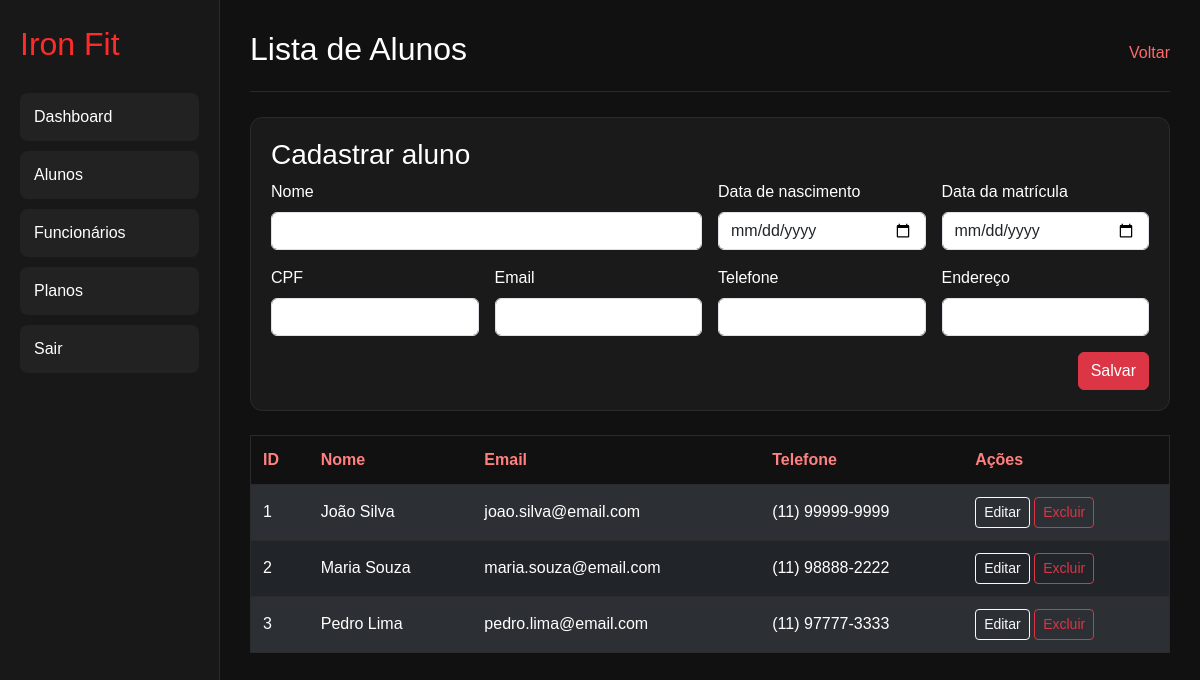
/admin/admin_alunos.php (signed in), run on the app's committed database.
### tables this page shows
CREATE TABLE alunos (
  id INT NOT NULL AUTO_INCREMENT,
  nome VARCHAR(100) NOT NULL,
  data_nascimento DATE DEFAULT NULL,
  data_matricula DATE DEFAULT NULL,
  cpf VARCHAR(14) NOT NULL,
  email VARCHAR(100) DEFAULT NULL,
  telefone VARCHAR(15) DEFAULT NULL,
  endereco VARCHAR(150) DEFAULT NULL,
  PRIMARY KEY (id),
  UNIQUE KEY (cpf)
);

### admin/admin_alunos.php (the view, shortened to what this page needs)
<?php
require_once '../conexao.php';
$aluno = [
    'id' => '',
    'nome' => '',
    'data_nascimento' => '',
    'data_matricula' => '',
    'cpf' => '',
    'email' => '',
    'telefone' => '',
    'endereco' => ''
];
$resultado = $conn->query('SELECT * FROM alunos ORDER BY nome');
?>
<!DOCTYPE html>
<html lang="pt-BR">
<head>
    <link href="https://cdn.jsdelivr.net/npm/bootstrap@5.3.3/dist/css/bootstrap.min.css" rel="stylesheet">
    <link rel="stylesheet" href="../assets/css/admin.css">
</head>
<body class="admin-panel">
    <div class="admin-shell">
        <aside class="sidebar">
            <h1>Iron Fit</h1>
            <a href="admin_painel.php">Dashboard</a>
            <a href="admin_alunos.php">Alunos</a>
            <a href="admin_funcionarios.php">Funcionários</a>
            <a href="admin_planos.php">Planos</a>
            <a href="logout.php">Sair</a>
        </aside>
        <main class="content">
            <div class="topo">
                <h2>Lista de Alunos</h2>
                <a href="admin_painel.php">Voltar</a>
            </div>
            <div class="card-panel mb-4">
                <h3><?= empty($aluno['id']) ? 'Cadastrar aluno' : 'Editar aluno' ?></h3>
                <form method="POST" class="row g-3">
                    <div class="col-md-6">
                        <label class="form-label">Nome</label>
                        <input type="text" name="nome" class="form-control" value="<?= htmlspecialchars($aluno['nome']) ?>" required>
                    </div>
                    <div class="col-md-3">
                        <label class="form-label">Data de nascimento</label>
                        <input type="date" name="data_nascimento" class="form-control" value="<?= htmlspecialchars($aluno['data_nascimento']) ?>">
                    </div>
                    <div class="col-md-3">
                        <label class="form-label">Data da matrícula</label>
                        <input type="date" name="data_matricula" class="form-control" value="<?= htmlspecialchars($aluno['data_matricula']) ?>">
                    </div>
                    <div class="col-md-3">
                        <label class="form-label">CPF</label>
                        <input type="text" name="cpf" class="form-control" value="<?= htmlspecialchars($aluno['cpf']) ?>" required>
                    </div>
                    <div class="col-md-3">
                        <label class="form-label">Email</label>
                        <input type="email" name="email" class="form-control" value="<?= htmlspecialchars($aluno['email']) ?>" required>
                    </div>
                    <div class="col-md-3">
                        <label class="form-label">Telefone</label>
                        <input type="text" name="telefone" class="form-control" value="<?= htmlspecialchars($aluno['telefone']) ?>">
                    </div>
                    <div class="col-md-3">
                        <label class="form-label">Endereço</label>
                        <input type="text" name="endereco" class="form-control" value="<?= htmlspecialchars($aluno['endereco']) ?>">
                    </div>
                    <div class="col-12 text-end">
                        <button type="submit" name="salvar_aluno" class="btn btn-danger">Salvar</button>
                    </div>
                </form>
            </div>
            <div class="table-responsive">
                <table class="tabela table table-dark table-striped align-middle mb-0">
                    <thead>
                        <tr>
                            <th>ID</th>
                            <th>Nome</th>
                            <th>Email</th>
                            <th>Telefone</th>
                            <th>Ações</th>
                        </tr>
                    </thead>
                    <tbody>
                        <?php while ($linha = $resultado->fetch_assoc()): ?>
                            <tr>
                                <td><?= $linha['id']; ?></td>
                                <td><?= htmlspecialchars($linha['nome']); ?></td>
                                <td><?= htmlspecialchars($linha['email']); ?></td>
                                <td><?= htmlspecialchars($linha['telefone']); ?></td>
                                <td>
                                    <a href="admin_alunos.php?acao=editar&id=<?= $linha['id']; ?>" class="btn btn-sm btn-outline-light">Editar</a>
                                    <a href="admin_alunos.php?acao=excluir&id=<?= $linha['id']; ?>" class="btn btn-sm btn-outline-danger" onclick="return confirm('Deseja excluir este aluno?');">Excluir</a>
                                </td>
                            </tr>
                        <?php endwhile; ?>
                    </tbody>
                </table>
            </div>
        </main>
    </div>
</body>
</html>

### assets/css/admin.css (style rules this page uses)
* { margin: 0; padding: 0; box-sizing: border-box; font-family: Arial, sans-serif; }
body { background: #111; color: white; }
.admin-panel { min-height: 100vh; background: #111; }
.admin-shell { display: flex; min-height: 100vh; }
.sidebar { width: 220px; background: #181818; border-right: 1px solid #2a2a2a; padding: 25px 20px; }
.sidebar h1 { font-size: 2rem; color: #ff2b2b; margin-bottom: 30px; }
.sidebar a { display: block; text-decoration: none; color: white; background: #222; padding: 12px 14px; margin-bottom: 10px; border-radius: 8px; }
.content { flex: 1; padding: 30px; }
.card-panel { background: #1a1a1a; border: 1px solid #2b2b2b; border-radius: 12px; padding: 20px; }
.topo { display: flex; justify-content: space-between; align-items: center; margin-bottom: 25px; border-bottom: 1px solid #2a2a2a; padding-bottom: 15px; }
.topo h2 { color: #fff; }
.topo a { color: #ff6a6a; text-decoration: none; }
.tabela { width: 100%; border-collapse: collapse; background: #1a1a1a; border: 1px solid #2b2b2b; }
.tabela th, .tabela td { padding: 12px; border-bottom: 1px solid #2b2b2b; text-align: left; }
.tabela th { background: #111; color: #ff8080; }

### data on the page
alunos: id "1", nome "João Silva", email "joao.silva@email.com", telefone "(11) 99999-9999"
alunos: id "2", nome "Maria Souza", email "maria.souza@email.com", telefone "(11) 98888-2222"
alunos: id "3", nome "Pedro Lima", email "pedro.lima@email.com", telefone "(11) 97777-3333"
